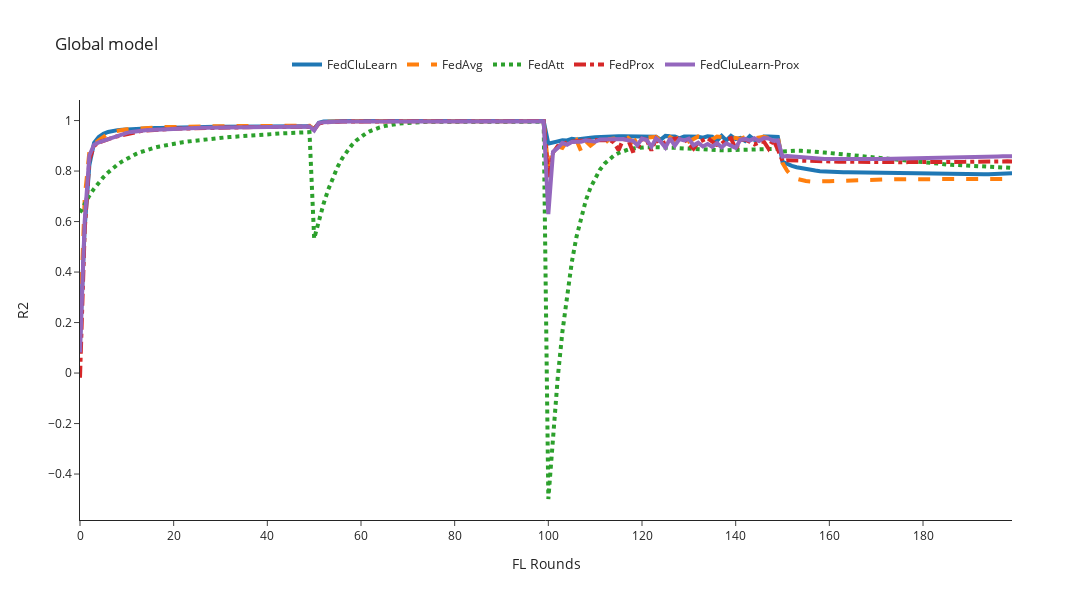

Source (notebook cell):
### Code cell
mse_column = 'r2'
global_filenames = [global_FedCluLearn, global_FedAvg, global_FedAtt, global_FedProx, global_FedCluLearn_Prox]
n_rounds, y = preprocessing_results(filenames=global_filenames, mse_column=mse_column)
plot_plotly(n_rounds, y, title=f'Global model', y_axis_title=f'{mse_column.upper()}', y_axis_max=1)

### Figure 1 — Plotly figure (JSON) as saved in the notebook; plotly's stock layout.template omitted (floating-point values rounded to 4 significant figures; data arrays with more than 128 entries replaced by an {"elided": "..."} marker saying what was removed)
{"data": [{"line": {"dash": "solid", "width": 4}, "mode": "lines", "name": "FedCluLearn", "type": "scatter", "x": {"elided": "201 int values"}, "y": {"elided": "200 float values"}}, {"line": {"dash": "dash", "width": 4}, "mode": "lines", "name": "FedAvg", "type": "scatter", "x": {"elided": "201 int values"}, "y": {"elided": "200 float values"}}, {"line": {"dash": "dot", "width": 4}, "mode": "lines", "name": "FedAtt", "type": "scatter", "x": {"elided": "201 int values"}, "y": {"elided": "200 float values"}}, {"line": {"dash": "dashdot", "width": 4}, "mode": "lines", "name": "FedProx", "type": "scatter", "x": {"elided": "201 int values"}, "y": {"elided": "200 float values"}}, {"line": {"dash": "solid", "width": 4}, "mode": "lines", "name": "FedCluLearn-Prox", "type": "scatter", "x": {"elided": "201 int values"}, "y": {"elided": "200 float values"}}], "layout": {"height": 600, "legend": {"orientation": "h", "x": 0.5, "xanchor": "center", "y": 1.05, "yanchor": "bottom"}, "title": {"text": "Global model"}, "width": 1200, "xaxis": {"title": {"text": "FL Rounds"}}, "yaxis": {"title": {"text": "R2"}}}}
